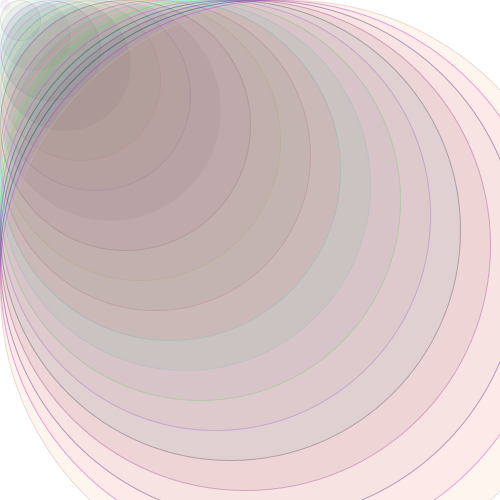
Frame 1 (no input)
Frame 60 (the mouse pressed at the canvas centre just before this capture): identical to frame 1, image omitted
Frame 120 (the mouse held since frame 60 and released just before this capture): identical to frame 1, image omitted

The Processing sketch that drew this single still picture (run headless with seeded random() and noise(); from frame 60 on, the mouse is pressed at the canvas centre):

// Processing sketch: processing_31796
// ── processing_31796.pde

int xPos = 0;
int yPos = 0;
int shapeSize = 10;
int count = 0;
int trans = 100;
int trans2 = 20;

void setup(){
  size(500, 500);
  background(255);
 
  smooth();
  ellipseMode(CORNER);
  frameRate(10);
}

void draw(){
  
  while (count<20){
    fill(random(255),random(255),random(255),20);
     stroke(random(255),random(255),random(255),trans2);
    ellipse (xPos,yPos,shapeSize,shapeSize);
    stroke(77,218,255,trans);
    
    shapeSize = shapeSize+30;
    trans = trans - 7;
    trans2 = trans2 + 5;
    count++;
  }
  xPos = xPos + 100;
  shapeSize = 10;

  
  if(xPos>500){
    xPos = xPos + 15;
    yPos = yPos + 70;
    xPos = 0;
    
  }
  if(yPos>500){
    xPos=0;
    yPos=0;
  }

}
